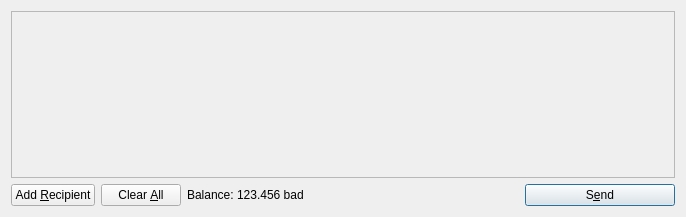
<?xml version="1.0" encoding="UTF-8"?>
<ui version="4.0">
 <class>SendCoinsDialog</class>
 <widget class="QDialog" name="SendCoinsDialog">
  <property name="geometry">
   <rect>
    <x>0</x>
    <y>0</y>
    <width>686</width>
    <height>217</height>
   </rect>
  </property>
  <property name="windowTitle">
   <string>Send Coins</string>
  </property>
  <layout class="QVBoxLayout" name="verticalLayout">
   <item>
    <widget class="QScrollArea" name="scrollArea">
     <property name="widgetResizable">
      <bool>true</bool>
     </property>
     <widget class="QWidget" name="scrollAreaWidgetContents">
      <property name="geometry">
       <rect>
        <x>0</x>
        <y>0</y>
        <width>666</width>
        <height>165</height>
       </rect>
      </property>
      <layout class="QVBoxLayout" name="verticalLayout_2">
       <property name="margin">
        <number>0</number>
       </property>
       <item>
        <layout class="QVBoxLayout" name="entries">
         <property name="spacing">
          <number>6</number>
         </property>
        </layout>
       </item>
       <item>
        <spacer name="verticalSpacer">
         <property name="orientation">
          <enum>Qt::Vertical</enum>
         </property>
         <property name="sizeHint" stdset="0">
          <size>
           <width>20</width>
           <height>40</height>
          </size>
         </property>
        </spacer>
       </item>
      </layout>
     </widget>
    </widget>
   </item>
   <item>
    <layout class="QHBoxLayout" name="horizontalLayout">
     <item>
      <widget class="QPushButton" name="addButton">
       <property name="toolTip">
        <string>Send to multiple recipients at once</string>
       </property>
       <property name="text">
        <string>Add &amp;Recipient</string>
       </property>
       <property name="icon">
        <iconset resource="../bitcoin.qrc">
         <normaloff>:/icons/add</normaloff>:/icons/add</iconset>
       </property>
       <property name="autoDefault">
        <bool>false</bool>
       </property>
      </widget>
     </item>
     <item>
      <widget class="QPushButton" name="clearButton">
       <property name="sizePolicy">
        <sizepolicy hsizetype="Minimum" vsizetype="Fixed">
         <horstretch>0</horstretch>
         <verstretch>0</verstretch>
        </sizepolicy>
       </property>
       <property name="toolTip">
        <string>Remove all transaction fields</string>
       </property>
       <property name="text">
        <string>Clear &amp;All</string>
       </property>
       <property name="icon">
        <iconset resource="../bitcoin.qrc">
         <normaloff>:/icons/remove</normaloff>:/icons/remove</iconset>
       </property>
       <property name="autoRepeatDelay">
        <number>300</number>
       </property>
       <property name="autoDefault">
        <bool>false</bool>
       </property>
      </widget>
     </item>
     <item>
      <layout class="QHBoxLayout" name="horizontalLayout_2">
       <property name="spacing">
        <number>3</number>
       </property>
       <item>
        <widget class="QLabel" name="label">
         <property name="text">
          <string>Balance:</string>
         </property>
        </widget>
       </item>
       <item>
        <widget class="QLabel" name="labelBalance">
         <property name="cursor">
          <cursorShape>IBeamCursor</cursorShape>
         </property>
         <property name="text">
          <string>123.456 bad</string>
         </property>
         <property name="textInteractionFlags">
          <set>Qt::LinksAccessibleByMouse|Qt::TextSelectableByKeyboard|Qt::TextSelectableByMouse</set>
         </property>
        </widget>
       </item>
      </layout>
     </item>
     <item>
      <spacer name="horizontalSpacer">
       <property name="orientation">
        <enum>Qt::Horizontal</enum>
       </property>
       <property name="sizeHint" stdset="0">
        <size>
         <width>40</width>
         <height>20</height>
        </size>
       </property>
      </spacer>
     </item>
     <item>
      <widget class="QPushButton" name="sendButton">
       <property name="minimumSize">
        <size>
         <width>150</width>
         <height>0</height>
        </size>
       </property>
       <property name="toolTip">
        <string>Confirm the send action</string>
       </property>
       <property name="text">
        <string>S&amp;end</string>
       </property>
       <property name="icon">
        <iconset resource="../bitcoin.qrc">
         <normaloff>:/icons/send</normaloff>:/icons/send</iconset>
       </property>
       <property name="default">
        <bool>true</bool>
       </property>
      </widget>
     </item>
    </layout>
   </item>
  </layout>
 </widget>
 <resources>
  <include location="../bitcoin.qrc"/>
 </resources>
 <connections/>
</ui>
